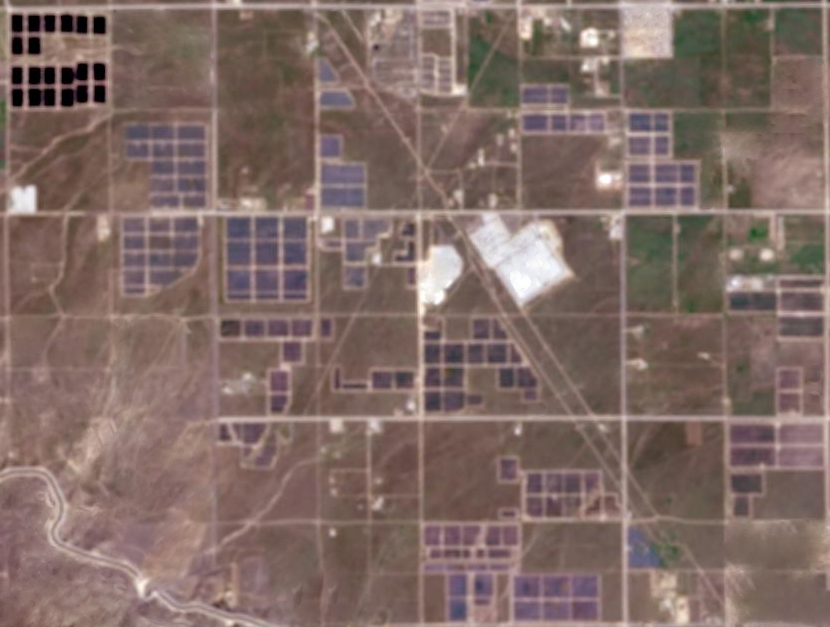
#> input picture Lab_5/src/example1.png, 830 x 627 px
$ python main.py
#> lines starting #> are read from the running program, lines starting #| are printed output that depends on the picture; after the words box and inside, x2 and y2 are one past the last pixel; in counts of white or black regions, pixels touching at a corner belong together
#> further down, ex1_img is the input picture: shape (627, 830, 3); mean B, G, R 101.7, 107.6, 128.5
### Lab_5/src/example1.py
import cv2 as cv
import utils


def prepare_image(initial):
    bil_blured = cv.bilateralFilter(initial, 9, 75, 75)
    cv.imshow("Bilateral blur", bil_blured)

    gray = cv.cvtColor(bil_blured, cv.COLOR_BGR2GRAY)
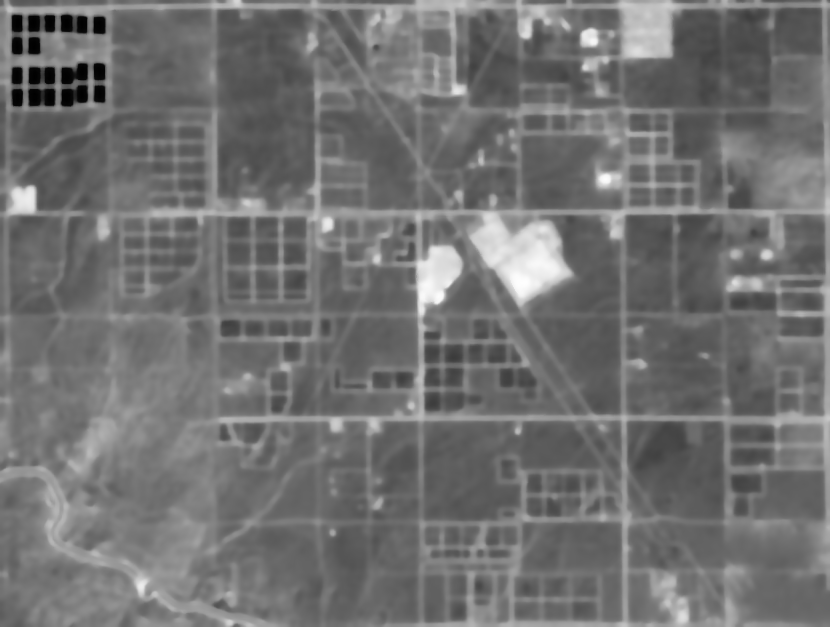
#> gray: shape (627, 830); min 0, max 254, mean 113.1
    cv.imshow("Gray", gray)

    gauss_blured = cv.GaussianBlur(gray, (3, 3), cv.BORDER_DEFAULT)
    cv.imshow("Gaussian blur", gauss_blured)

    gauss_thresh = cv.adaptiveThreshold(gauss_blured, 255, cv.ADAPTIVE_THRESH_GAUSSIAN_C, cv.THRESH_BINARY, 9, 1)
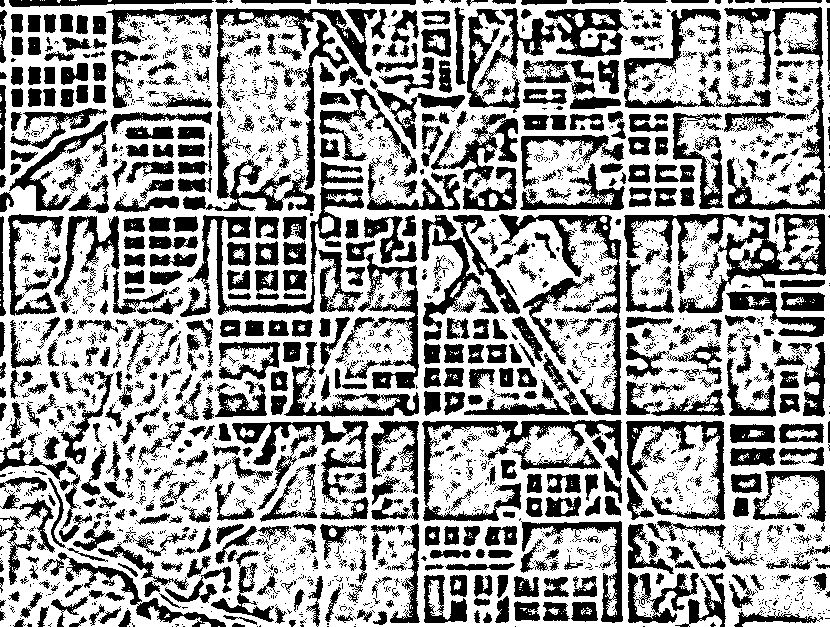
#> gauss_thresh: shape (627, 830); 62.2% white; 2802 black regions (2085 under 20 px), largest, box (x1, y1, x2, y2) and area: (467, 8, 629, 113) 4857, (422, 420, 622, 521) 3904, (724, 7, 825, 210) 3873
    cv.imshow("Gaussian Thresh", gauss_thresh)

    median_blured = cv.medianBlur(gauss_thresh, 5)
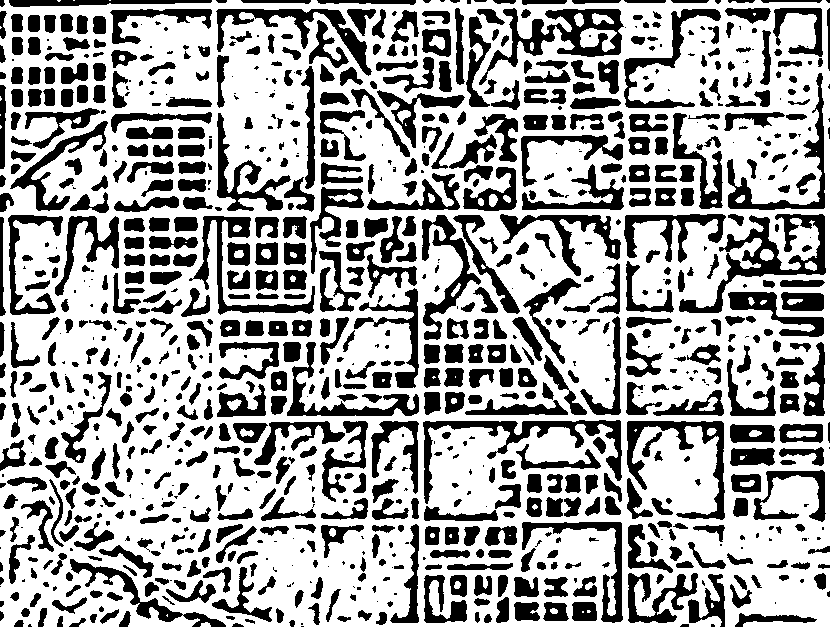
#> median_blured: shape (627, 830); 65.2% white; 985 black regions (244 under 20 px), largest, box (x1, y1, x2, y2) and area: (679, 214, 826, 313) 3558, (479, 8, 624, 85) 3190, (423, 420, 622, 504) 2889
    cv.imshow("Median blur", median_blured)

    dilated = cv.dilate(median_blured, (3, 3), iterations=2)
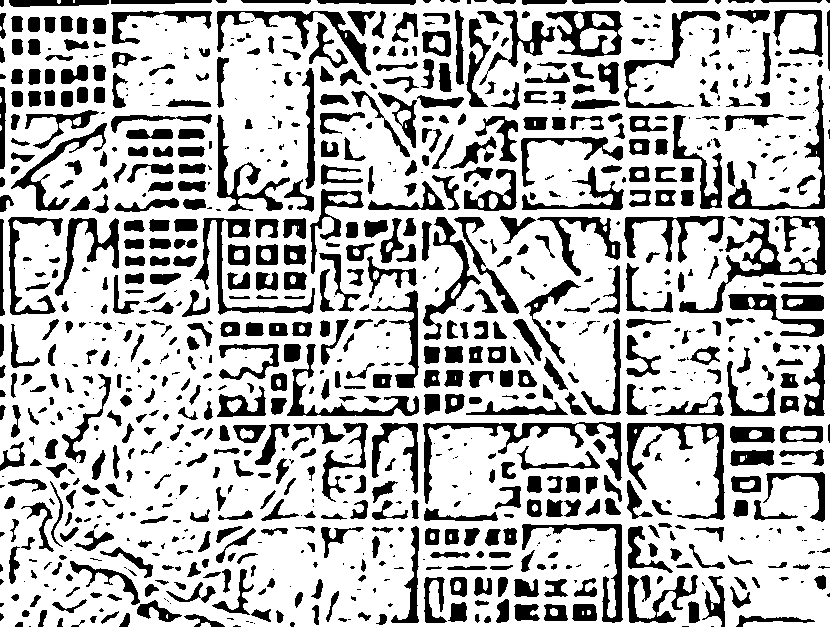
#> dilated: shape (627, 830); 72.9% white; 991 black regions (305 under 20 px)
    cv.imshow("Dilated", dilated)
    return dilated


def ident_solar_panels(initial):
    cv.imshow("Initial example1", initial)

    prepared = prepare_image(initial)
    contours, hierarchies = cv.findContours(prepared, cv.RETR_TREE, cv.CHAIN_APPROX_NONE)
#> contours = 1053 contours, 294 with area under 20; largest, box (x1, y1, x2, y2) and area: (0, 0, 830, 627) 512670, (678, 215, 827, 314) 3299, (422, 421, 623, 505) 2704, (545, 10, 624, 58) 2626, (626, 422, 726, 521) 2270
    contoured = initial.copy()
    solar_panel_area = 0

    for contour in contours:
        x, y, w, h = cv.boundingRect(contour)
        area = cv.contourArea(contour)
        perimeter = cv.arcLength(contour, True)
        rect_area = w * h

        if w > 55 or h > 55 or w < 10 or h < 10:
            continue

        if area > 2500 or area < 150:
            continue

        if perimeter > 220 or perimeter < 40:
            continue

        if h < w / 3 or w < h / 3:
            continue

        if utils.is_not_in_mask(x, y):
            continue

        cv.rectangle(contoured, (x, y), (x + w, y + h), (0, 0, 255), thickness=2)
        solar_panel_area += rect_area
#> this loop made 1053 passes
#> (x, y, w, h, area, perimeter, rect_area) on passes 1, 8, 15: (200, 622, 11, 5, 29, 25.66, 55), (0, 0, 830, 627, 512669.5, 3866.3, 520410), (337, 617, 11, 6, 33.5, 24.73, 66)
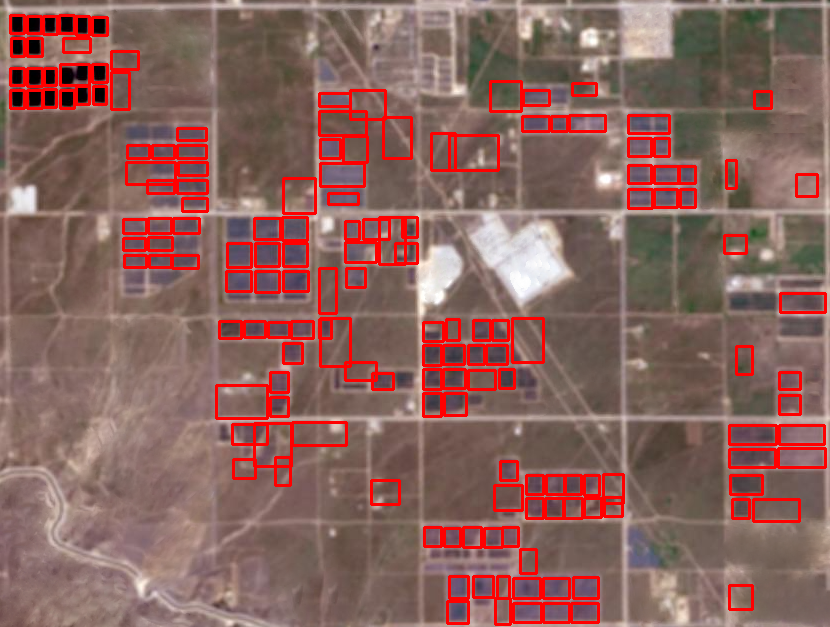
#> contoured: shape (627, 830, 3); 7.64% of pixels changed, all inside (x1, y1, x2, y2) = (9, 14, 827, 626)
#> after the loop, solar_panel_area = 77528

    panels_number = utils.area_to_panel(solar_panel_area)
#> panels_number = 641931
    return contoured, panels_number

### Lab_5/src/utils.py
from scipy import ndimage
import cv2 as cv
import numpy as np

KOEF_PIXEL_SQUARE_TO_PANEL = 9.2
area_to_panel = lambda area: int(area * KOEF_PIXEL_SQUARE_TO_PANEL * 0.9)


# [29 lines left out: functions Robert, k_means, not called in this run]


def adjust_contrast_and_brightness(img, contrast: float = 1.0, brightness: int = 0):
    brightness += int(round(255 * (1 - contrast) / 2))
    return cv.addWeighted(img, contrast, img, 0, brightness)


def is_not_in_mask(x, y):
    return x < 215 and y > 270 or \
        x > 120 and y < 80 or \
        615 < x < 713 and y > 205 or \
        515 < x < 620 and 125 < y < 420 or \
        0 < x < 116 and y > 120 or \
        410 < x < 620 and 140 < y < 310 or \
        210 < x < 420 and y > 480

### Lab_5/src/main.py
import cv2 as cv
import example1 as ex1
import example2 as ex2


ex1_img = cv.imread("example1.png")
cv.imshow("Example 1", ex1_img)
ex1_panels, ex1_panels_num = ex1.ident_solar_panels(ex1_img)
#> ex1_panels_num = 641931
cv.imshow("Example 1 panels", ex1_panels)
print(f"On the image approximately {ex1_panels_num} solar panels")
#| On the image approximately 641931 solar panels

# [5 lines of commented-out code are left out]

cv.waitKey(0)
cv.destroyAllWindows()

$ run again, with Lab_5/src/example2.png copied over Lab_5/src/example1.png
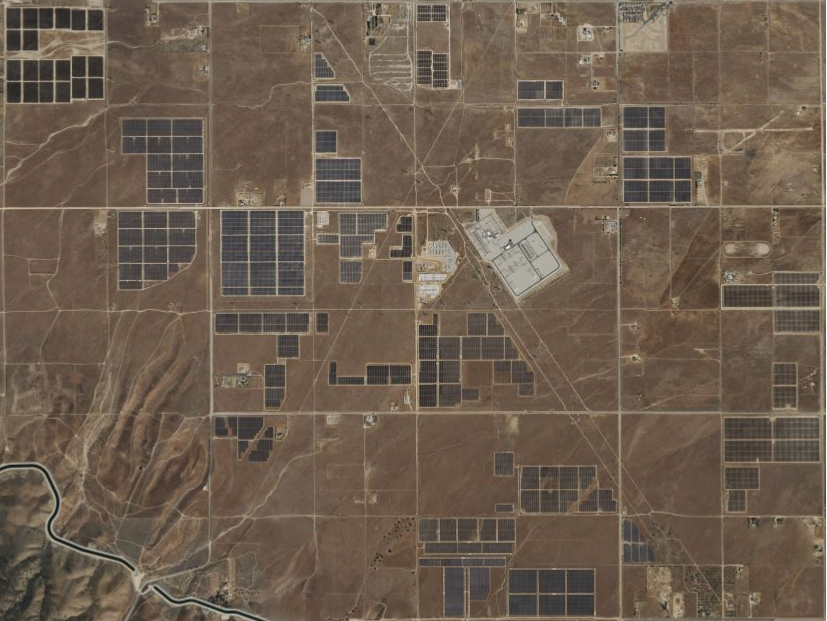
#> input picture Lab_5/src/example2.png, 827 x 621 px
#> ex1_img is the input picture: shape (621, 827, 3); mean B, G, R 78.8, 93.4, 109.1
#> in prepare_image, `gauss_thresh = cv.adaptiveThreshold(gauss_blured, 255, cv.ADAPTIVE_THR..`:
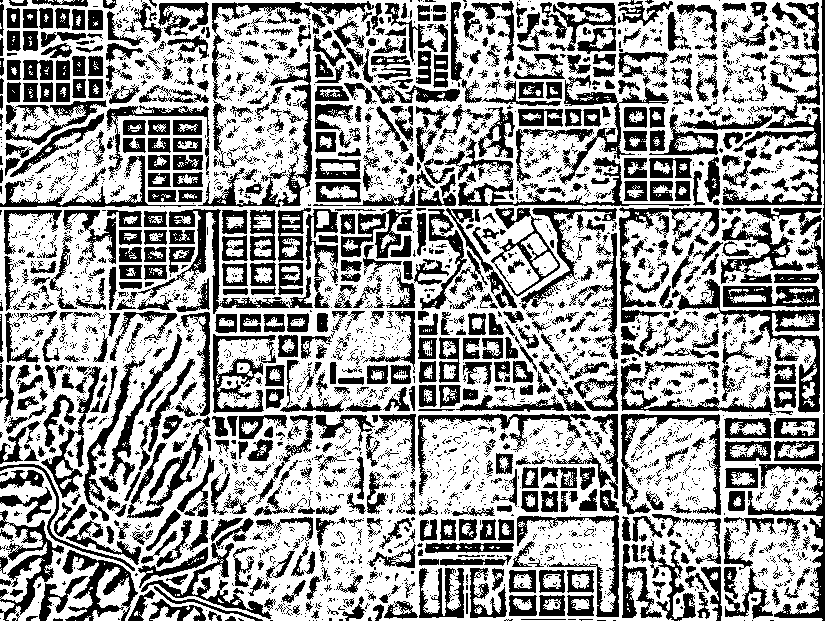
#> gauss_thresh: shape (621, 827); 61.3% white; 3402 black regions (2529 under 20 px), largest, box (x1, y1, x2, y2) and area: (748, 0, 825, 621) 3673, (677, 279, 820, 413) 2814, (619, 207, 720, 356) 2620
#> median_blured: shape (621, 827); 65.5% white; 1300 black regions (410 under 20 px), largest, box (x1, y1, x2, y2) and area: (720, 309, 825, 412) 2235, (723, 107, 823, 205) 2056, (210, 210, 288, 313) 1827
#> dilated: shape (621, 827); 74.7% white; 1300 black regions (497 under 20 px)
#> contours = 1520 contours, 543 with area under 20; largest, box (x1, y1, x2, y2) and area: (0, 0, 827, 621) 503644, (277, 211, 305, 295) 1854, (720, 311, 821, 413) 1752, (249, 211, 276, 287) 1676, (722, 108, 824, 206) 1636
#> the loop in ident_solar_panels, `for contour in contours:` made 1520 passes
#> (x, y, w, h, area, perimeter, rect_area) on passes 3, 4, 6: (153, 607, 26, 14, 161, 78.28, 364), (711, 573, 7, 9, 38.5, 23.9, 63), (106, 0, 7, 6, 23.5, 19.07, 42)
#> after the loop in ident_solar_panels, `for contour in contours:`:
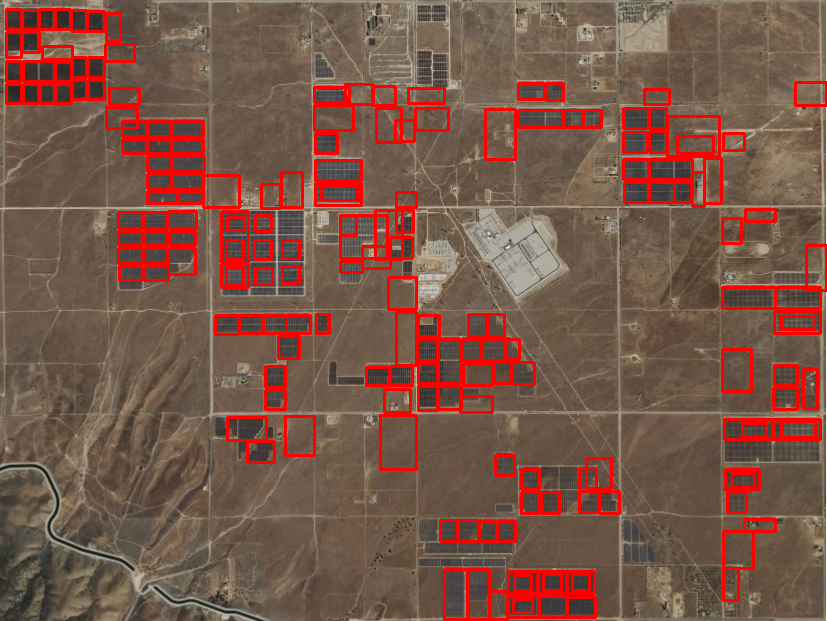
#> contoured: shape (621, 827, 3); 8.73% of pixels changed, all inside (x1, y1, x2, y2) = (5, 8, 827, 621)
#> after the loop in ident_solar_panels, `for contour in contours:`: solar_panel_area = 95421
#> panels_number = 790085
#| On the image approximately 790085 solar panels
